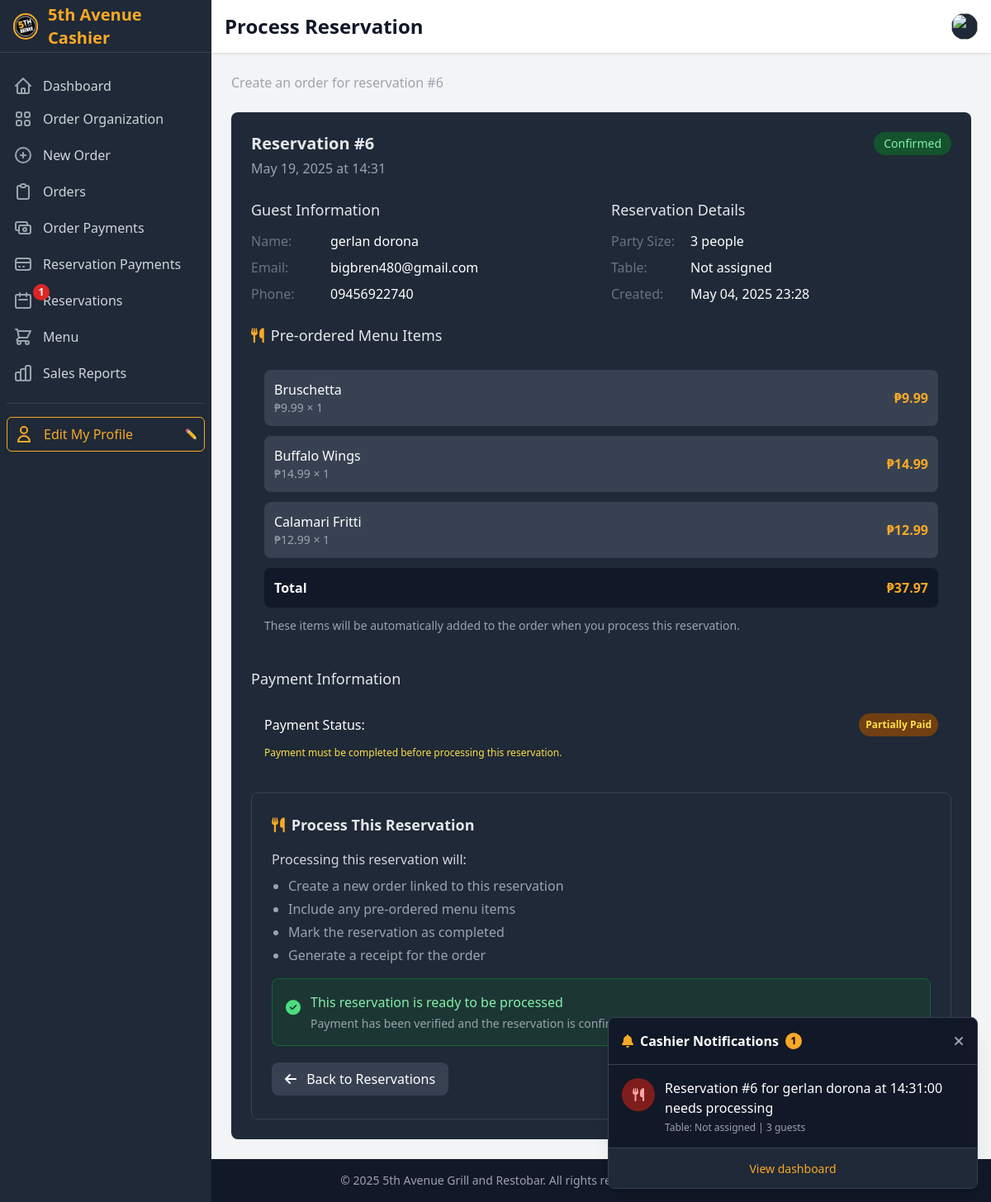
The app's page /cashier/reservations/6/process/ (signed in) with its own data.
### ecommerce/models.py (models this page shows, shortened)
class Reservation(models.Model):
    STATUS_CHOICES = [
        ('PENDING', 'Pending'),
        ('CONFIRMED', 'Confirmed'),
        ('COMPLETED', 'Completed'),  # Added for completed reservations
        ('CANCELLED', 'Cancelled')
    ]
    PAYMENT_STATUS_CHOICES = [
        ('UNPAID', 'Unpaid'),
        ('PARTIALLY_PAID', 'Partially Paid'),
        ('PAID', 'Paid'),
        ('REFUNDED', 'Refunded')
    ]
    user = models.ForeignKey(User, on_delete=models.CASCADE, related_name='reservations', null=True, blank=True)
    name = models.CharField(max_length=100)
    email = models.EmailField()
    phone = models.CharField(max_length=15)
    date = models.DateField()
    time = models.TimeField()
    party_size = models.PositiveIntegerField(
        validators=[MinValueValidator(1), MaxValueValidator(20)],
        help_text="Number of guests"
    )
    table_number = models.CharField(max_length=10, blank=True, null=True)
    special_requests = models.TextField(blank=True)
    has_menu_items = models.BooleanField(default=False, help_text="Whether the reservation includes pre-ordered menu items")
    prepare_ahead = models.BooleanField(default=False, help_text="Whether to prepare food 20 minutes before reservation time")
    status = models.CharField(
        max_length=10,
        choices=STATUS_CHOICES,
        default='PENDING'
    )
    payment_status = models.CharField(
        max_length=15,
        choices=PAYMENT_STATUS_CHOICES,
        default='UNPAID'
    )
    total_amount = models.DecimalField(max_digits=10, decimal_places=2, default=0)
    is_processed = models.BooleanField(default=False, help_text="Whether the reservation has been processed by a cashier")
    has_placed_order = models.BooleanField(default=False, help_text="Whether the customer has placed an order for this reservation")
    processed_by = models.ForeignKey(User, on_delete=models.SET_NULL, related_name='processed_reservations', null=True, blank=True)
    processed_at = models.DateTimeField(null=True, blank=True)
    created_at = models.DateTimeField(auto_now_add=True)
    updated_at = models.DateTimeField(auto_now=True)
    items = models.ManyToManyField(MenuItem, through='ReservationItem')
    class Meta:
        ordering = ['-date', '-time']

class ReservationItem(models.Model):
    reservation = models.ForeignKey(Reservation, on_delete=models.CASCADE, related_name='reservation_items')
    menu_item = models.ForeignKey(MenuItem, on_delete=models.CASCADE)
    quantity = models.PositiveIntegerField(default=1)
    price = models.DecimalField(max_digits=10, decimal_places=2)
    special_instructions = models.TextField(blank=True)
    inventory_updated = models.BooleanField(default=False)
    is_prepared = models.BooleanField(default=False, help_text="Whether this item has been prepared")
    class Meta:
        ordering = ['reservation', 'menu_item']
    @property
    def subtotal(self):
        return self.quantity * self.price

class MenuItem(models.Model):
    category = models.ForeignKey(Category, on_delete=models.SET_NULL, related_name='menu_items', null=True, blank=True)
    name = models.CharField(max_length=100)
    description = models.TextField()
    price = models.DecimalField(max_digits=10, decimal_places=2)
    image = models.ImageField(upload_to='menu_items/')
    is_available = models.BooleanField(default=True)
    is_featured = models.BooleanField(default=False)
    is_vegetarian = models.BooleanField(default=False)
    spice_level = models.PositiveSmallIntegerField(
        validators=[MinValueValidator(0), MaxValueValidator(5)],
        default=0
    )
    current_stock = models.PositiveIntegerField(default=0)
    stock_alert_threshold = models.PositiveIntegerField(default=10)
    cost_price = models.DecimalField(max_digits=10, decimal_places=2, default=0)
    created_at = models.DateTimeField(auto_now_add=True)
    updated_at = models.DateTimeField(auto_now=True)
    class Meta:
        ordering = ['category', 'name']

### ecommerce/cashier.py (the view, shortened to what this page needs)
# urls.py: path('cashier/reservations/<int:reservation_id>/process/', process_reservation, name='process_reservation'),
@login_required
def process_reservation(request, reservation_id):
    reservation = get_object_or_404(Reservation, id=reservation_id, status='CONFIRMED')
    if reservation.is_processed:
        messages.warning(request, f'Reservation #{reservation_id} has already been processed.')
        order = Order.objects.filter(reservation=reservation).first()
        if order:
            return redirect('print_receipt', order_id=order.id)
        return redirect('cashier_reservations_list')
    if reservation.payment_status not in ['PAID', 'PARTIALLY_PAID']:
        messages.error(request, f'Reservation #{reservation_id} cannot be processed until payment is completed or at least partially paid.')
        return redirect('cashier_reservations_list')
    reservation_items = reservation.reservation_items.all()
    has_menu_items = reservation_items.exists()
    existing_order = Order.objects.filter(reservation=reservation).first()
    if not has_menu_items and reservation.has_placed_order:
        if existing_order:
            has_menu_items = existing_order.order_items.exists()
    return render(request, 'cashier/process_reservation.html', {'reservation': reservation})

### ecommerce/context_processors.py (called while the page is built, shortened)
def cart_processor(request):
    return {
        'cart_count': get_cart_count(request)
    }

def customer_notification_processor(request):
    notifications = []
    return {
        'customer_notifications': notifications,
        'customer_notification_count': len(notifications)
    }

### ecommerce/views.py (called while the page is built)
def get_cart_count(request):
    if request.user.is_authenticated:
        try:
            cart = Cart.objects.get(user=request.user)
            return sum(item.quantity for item in cart.cart_items.all())
        except Cart.DoesNotExist:
            return 0
    else:
        cart = request.session.get('cart', {})
        return sum(cart.values())

### templates/cashier/process_reservation.html (shortened to what this page needs)
{% extends 'cashier/base.html' %}
{% load static %}
{% block page_title %}Process Reservation{% endblock page_title %}
{% block page_subtitle %}Create an order for reservation #{{ reservation.id }}{% endblock page_subtitle %}
{% block content %}
<div class="space-y-6">
    <div class="card p-6">
        <div class="flex justify-between items-start mb-6">
            <div>
                <h2 class="text-xl font-bold mb-1">Reservation #{{ reservation.id }}</h2>
                <p class="text-gray-400">{{ reservation.date|date:"F d, Y" }} at {{ reservation.time|time:"H:i" }}</p>
            </div>
            <span class="px-3 py-1 rounded-full {% if reservation.status == 'COMPLETED' %}bg-blue-900 text-blue-300{% elif reservation.status == 'CONFIRMED' %}bg-green-900 text-green-300{% elif reservation.status == 'PENDING' %}bg-yellow-900 text-yellow-300{% else %}bg-red-900 text-red-300{% endif %} text-sm font-medium">
                {{ reservation.get_status_display }}
            </span>
        </div>
        <div class="grid grid-cols-1 md:grid-cols-2 gap-6 mb-6">
            <div>
                <h3 class="text-lg font-medium mb-3">Guest Information</h3>
                <div class="space-y-2">
                    <div class="flex">
                        <span class="w-24 text-gray-500">Name:</span>
                        <span class="text-white">{{ reservation.name }}</span>
                    </div>
                    <div class="flex">
                        <span class="w-24 text-gray-500">Email:</span>
                        <span class="text-white">{{ reservation.email }}</span>
                    </div>
                    <div class="flex">
                        <span class="w-24 text-gray-500">Phone:</span>
                        <span class="text-white">{{ reservation.phone }}</span>
                    </div>
                </div>
            </div>
            <div>
                <h3 class="text-lg font-medium mb-3">Reservation Details</h3>
                <div class="space-y-2">
                    <div class="flex">
                        <span class="w-24 text-gray-500">Party Size:</span>
                        <span class="text-white">{{ reservation.party_size }} people</span>
                    </div>
                    <div class="flex">
                        <span class="w-24 text-gray-500">Table:</span>
                        <span class="text-white">
                            {% if reservation.table_number %}
                            Table {{ reservation.table_number }}
                            {% else %}
                            Not assigned
                            {% endif %}
                        </span>
                    </div>
                    <div class="flex">
                        <span class="w-24 text-gray-500">Created:</span>
                        <span class="text-white">{{ reservation.created_at|date:"M d, Y H:i" }}</span>
                    </div>
                </div>
            </div>
        </div>
        {% if reservation.has_menu_items %}
        <div class="mb-6">
            <h3 class="text-lg font-medium mb-3 flex items-center">
                <i class="fas fa-utensils text-food-gold mr-2"></i> Pre-ordered Menu Items
            </h3>
            <div class="bg-gray-800 p-4 rounded-lg">
                {% with reservation_items=reservation.reservation_items.all %}
                    {% if reservation_items %}
                        <div class="space-y-3">
                            {% for item in reservation_items %}
                            <div class="flex justify-between items-center p-3 bg-gray-700 rounded-lg">
                                <div>
                                    <p class="text-white font-medium">{{ item.menu_item.name }}</p>
                                    <p class="text-gray-400 text-sm">₱{{ item.price }} × {{ item.quantity }}</p>
                                </div>
                                <div class="text-food-gold font-bold">
                                    ₱{{ item.subtotal }}
                                </div>
                            </div>
                            {% endfor %}
                            <div class="flex justify-between items-center p-3 bg-gray-900 rounded-lg mt-4 font-bold">
                                <p class="text-white">Total</p>
                                <p class="text-food-gold">₱{{ reservation.total_amount }}</p>
                            </div>
                            <div class="mt-3 text-gray-400 text-sm">
                                These items will be automatically added to the order when you process this reservation.
                            </div>
                        </div>
                    {% else %}
                        <p class="text-gray-300 mb-2">The customer has pre-ordered menu items with this reservation.</p>
                    {% endif %}
                {% endwith %}
            </div>
        </div>
        {% endif %}
        <div class="mb-6">
            <h3 class="text-lg font-medium mb-3">Payment Information</h3>
            <div class="bg-gray-800 p-4 rounded-lg">
                <div class="flex justify-between items-center mb-3">
                    <span class="text-white">Payment Status:</span>
                    <span class="px-2 py-1 inline-flex text-xs leading-5 font-semibold rounded-full {% if reservation.payment_status == 'PAID' %}bg-green-900 text-green-300{% elif reservation.payment_status == 'PARTIALLY_PAID' %}bg-yellow-900 text-yellow-300{% else %}bg-red-900 text-red-300{% endif %}">
                        {{ reservation.get_payment_status_display }}
                    </span>
                </div>
                {% if reservation.payment_status != 'PAID' %}
                <div class="text-yellow-300 text-xs mt-2">Payment must be completed before processing this reservation.</div>
                {% endif %}
            </div>
        </div>
        <div class="bg-gray-800 p-6 rounded-lg border border-gray-700">
            <h3 class="text-lg font-bold mb-4 flex items-center">
                <i class="fas fa-utensils mr-2 text-food-gold"></i> Process This Reservation
            </h3>
            <div class="mb-4">
                <p class="text-gray-300">Processing this reservation will:</p>
                <ul class="list-disc pl-5 mt-2 space-y-1 text-gray-400">
                    <li>Create a new order linked to this reservation</li>
                    <li>Include any pre-ordered menu items</li>
                    <li>Mark the reservation as completed</li>
                    <li>Generate a receipt for the order</li>
                </ul>
            </div>
            {% if reservation.status == 'CONFIRMED' and reservation.payment_status in 'PAID,PARTIALLY_PAID' %}
                <div class="bg-green-900/30 p-4 rounded-lg border border-green-800 mb-4">
                    <div class="flex items-start">
                        <i class="fas fa-check-circle text-green-400 mt-1 mr-3 text-lg"></i>
                        <div>
                            <p class="text-green-300 font-medium">This reservation is ready to be processed</p>
                            <p class="text-gray-400 text-sm mt-1">Payment has been verified and the reservation is confirmed.</p>
                        </div>
                    </div>
                </div>
                <form method="post">
                    <div class="flex justify-between items-center">
                        <a href="{% url 'cashier_reservations_list' %}" class="px-4 py-2 bg-gray-700 text-white rounded-lg hover:bg-gray-600 transition duration-300">
                            <i class="fas fa-arrow-left mr-2"></i> Back to Reservations
                        </a>
                        <button type="submit" class="px-5 py-3 bg-food-gold text-white rounded-lg hover:bg-food-gold-light transition duration-300 font-bold">
                        </button>
                    </div>
                </form>
            {% endif %}
        </div>
    </div>
</div>
{% endblock content %}

### templates/cashier/base.html (style rules this page uses)
body { background-color: #121212; color: #E5E7EB; }
.card { background-color: #1F2937; border-radius: 0.5rem; }

### records on screen
Reservation: id "6", date "May 19, 2025", time "14:31", status "Confirmed", name "gerlan dorona", email "bigbren480@gmail.com", phone "09456922740", party_size "3", created_at "May 04, 2025 23:28", total_amount "37.97", payment_status "Partially Paid"
ReservationItem: menu_item.name "Bruschetta", price "9.99", quantity "1", subtotal "9.99"
ReservationItem: menu_item.name "Buffalo Wings", price "14.99", quantity "1", subtotal "14.99"
ReservationItem: menu_item.name "Calamari Fritti", price "12.99", quantity "1", subtotal "12.99"

### other values on screen
{{ unprocessed_reservations_count }} "1"
{{ cashier_notification_count }} "1"
{{ notification.message }} "Reservation #6 for gerlan dorona at 14:31:00 needs processing"
{{ notification.time }} "Table: Not assigned | 3 guests"
